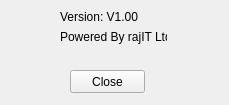
<?xml version="1.0" encoding="UTF-8"?>
<ui version="4.0">
 <class>version</class>
 <widget class="QMainWindow" name="version">
  <property name="geometry">
   <rect>
    <x>0</x>
    <y>0</y>
    <width>229</width>
    <height>105</height>
   </rect>
  </property>
  <property name="windowTitle">
   <string>Version</string>
  </property>
  <property name="windowIcon">
   <iconset resource="resources.qrc">
    <normaloff>:/icon/feather/help-circle.svg</normaloff>:/icon/feather/help-circle.svg</iconset>
  </property>
  <widget class="QWidget" name="centralwidget">
   <widget class="QPushButton" name="closeButton">
    <property name="geometry">
     <rect>
      <x>70</x>
      <y>70</y>
      <width>75</width>
      <height>23</height>
     </rect>
    </property>
    <property name="text">
     <string>Close</string>
    </property>
   </widget>
   <widget class="QWidget" name="">
    <property name="geometry">
     <rect>
      <x>60</x>
      <y>10</y>
      <width>107</width>
      <height>34</height>
     </rect>
    </property>
    <layout class="QVBoxLayout" name="verticalLayout">
     <item>
      <widget class="QLabel" name="label">
       <property name="text">
        <string>Version: V1.00</string>
       </property>
      </widget>
     </item>
     <item alignment="Qt::AlignHCenter|Qt::AlignVCenter">
      <widget class="QLabel" name="label_2">
       <property name="text">
        <string>Powered By rajIT Ltd.</string>
       </property>
      </widget>
     </item>
    </layout>
   </widget>
  </widget>
 </widget>
 <resources>
  <include location="resources.qrc"/>
 </resources>
 <connections/>
</ui>
